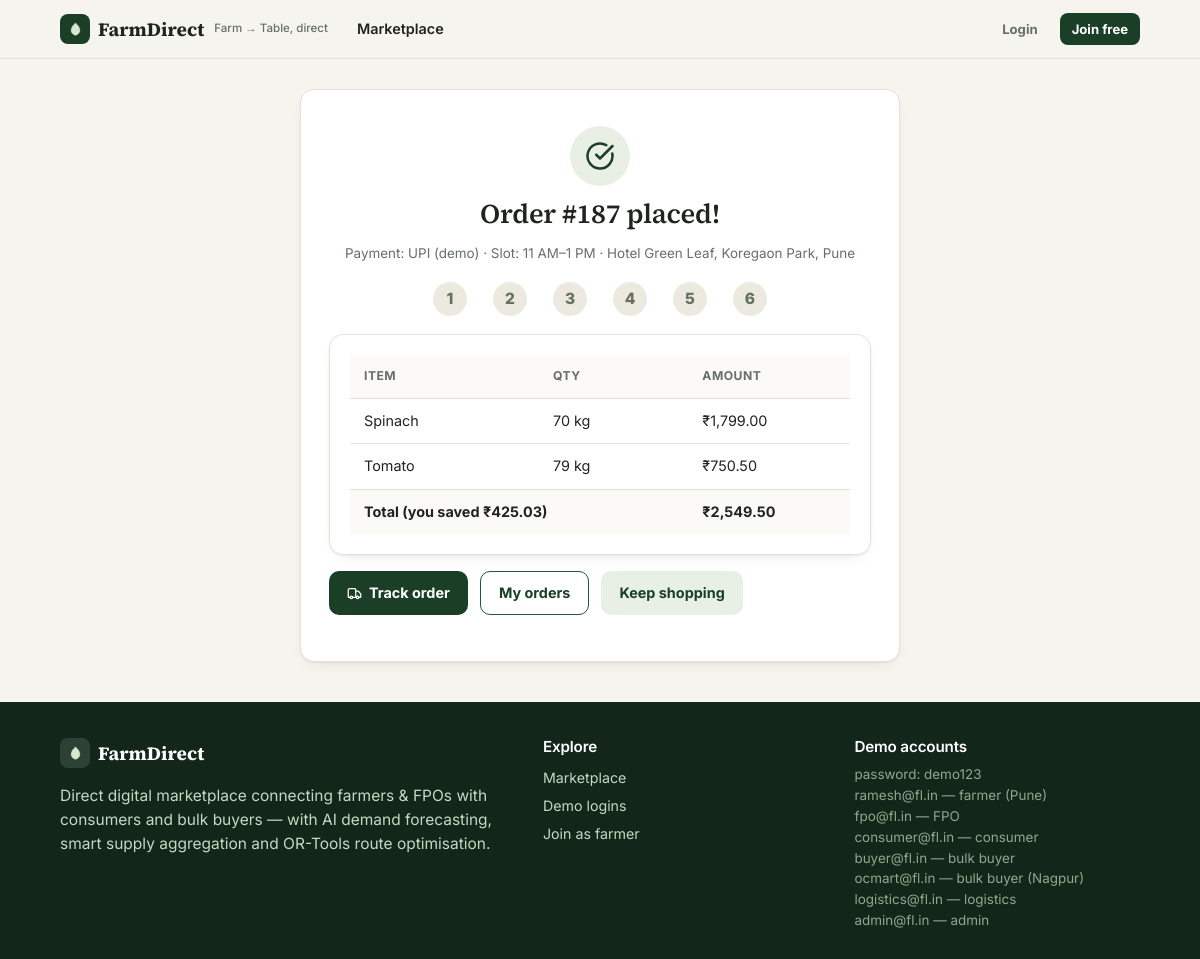
The app's page /order/187/success, older data.
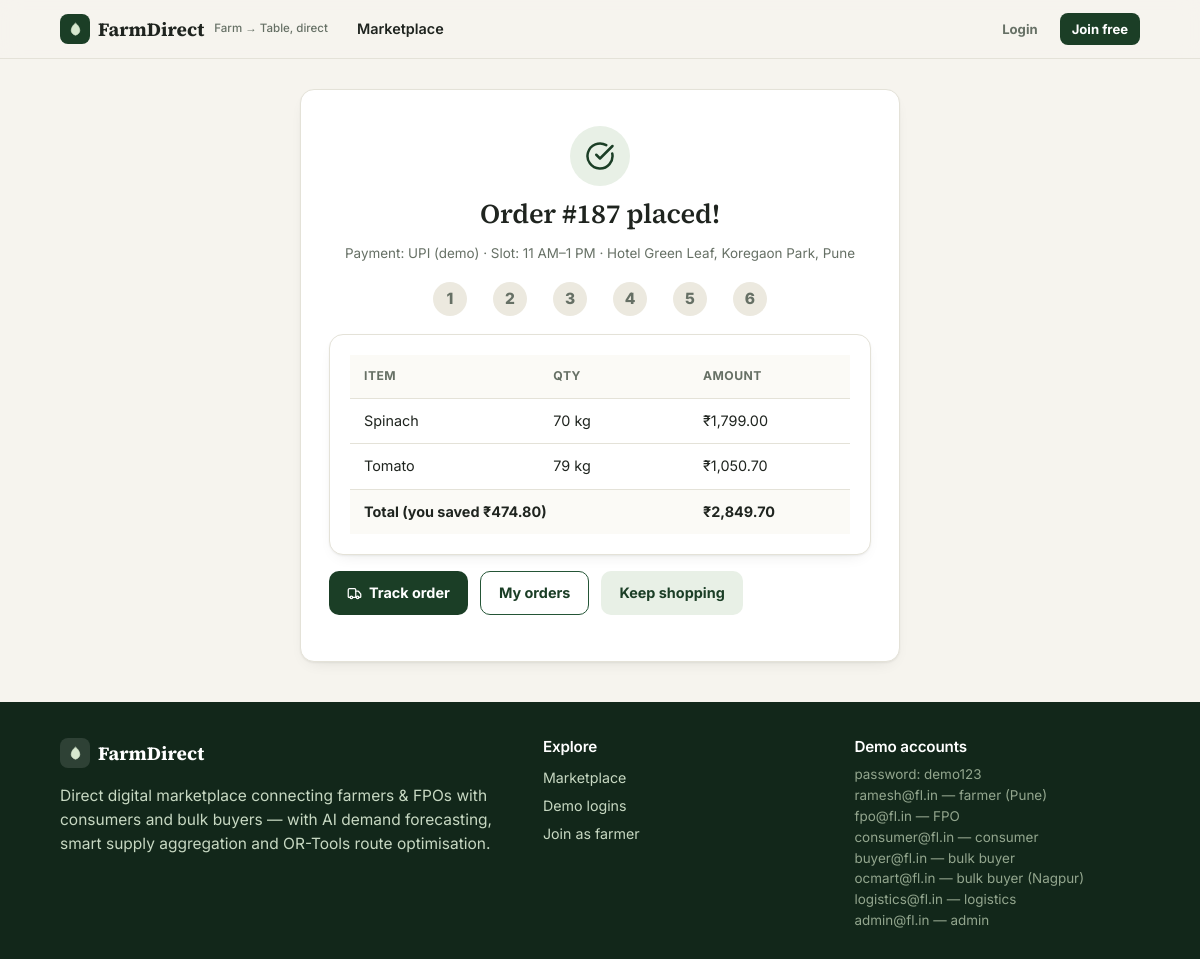
The same page, newer data.
### tables this page shows
CREATE TABLE order_items(
  id INTEGER PRIMARY KEY AUTOINCREMENT, order_id INTEGER REFERENCES orders(id),
  listing_id INTEGER REFERENCES listings(id), farmer_id INTEGER,
  crop_id INTEGER, crop_name TEXT, qty REAL, price REAL, amount REAL);

CREATE TABLE orders(
  id INTEGER PRIMARY KEY AUTOINCREMENT, buyer_id INTEGER REFERENCES users(id),
  buyer_type TEXT DEFAULT 'retail', status TEXT DEFAULT 'placed',
  subtotal REAL, savings REAL, delivery_fee REAL, total REAL,
  payment_mode TEXT DEFAULT 'UPI (demo)', address TEXT, lat REAL, lng REAL,
  depot_id INTEGER REFERENCES depots(id),
  slot TEXT, placed_on TEXT DEFAULT (date('now')),
  created_ts TEXT DEFAULT (datetime('now','localtime')));

### app.py (the view)
@app.route("/order/<int:oid>/success")
def order_success(oid):
    order = q("SELECT * FROM orders WHERE id=?", (oid,), one=True)
    if not order:
        return redirect(url_for("marketplace"))
    items = q("SELECT * FROM order_items WHERE order_id=?", (oid,))
    return render_template("order_success.html", order=order, items=items)

### app.py (called while the page is built)
def get_db():
    if "db" not in g:
        g.db = sqlite3.connect(DB)
        g.db.row_factory = sqlite3.Row
        g.db.execute("PRAGMA foreign_keys = ON")
    return g.db

@app.before_request
def set_today():
    g.today = date.today()

def q(sql, args=(), one=False):
    cur = get_db().execute(sql, args)
    rows = cur.fetchall()
    return (rows[0] if rows else None) if one else rows

def current_user():
    uid = session.get("uid")
    if not uid:
        return None
    if "cu" not in g:
        g.cu = q("SELECT * FROM users WHERE id=?", (uid,), one=True)
    return g.cu

def inr(v):
    try:
        v = round(float(v), 2)
    except (TypeError, ValueError):
        return "₹0"
    s = f"{v:,.2f}"
    whole, _, frac = s.partition(".")
    whole = whole.replace(",", "")
    if len(whole) > 3:
        head, tail = whole[:-3], whole[-3:]
        parts = []
        while len(head) > 2:
            parts.insert(0, head[-2:])
            head = head[:-2]
        if head:
            parts.insert(0, head)
        whole = ",".join(parts + [tail])
    return f"₹{whole}.{frac}"

### templates/order_success.html (shortened to what this page needs)
{% extends "base.html" %}
{% block content %}
<div class="wrap narrow">
  <div class="card success">
    <div class="success-mark">{{ icon('circle-check-big', 30) }}</div>
    <h1>Order #{{ order['id'] }} placed!</h1>
    <p class="fine">Payment: {{ order['payment_mode'] }} · Slot: {{ order['slot'] }} · {{ order['address'] }}</p>
    <div class="steps">
      {% for s in STEPS %}
      <div class="step-dot {{ 'done' if loop.first }}">{{ loop.index }}</div>
      {% endfor %}
    </div>
    <div class="card table-card">
      <table>
        <thead><tr><th>Item</th><th>Qty</th><th>Amount</th></tr></thead>
        <tbody>
          {% for it in items %}
          <tr><td>{{ it['crop_name'] }}</td><td>{{ '%g'|format(it['qty']) }} kg</td><td>{{ it['amount']|inr }}</td></tr>
          {% endfor %}
          <tr class="total-row"><td colspan="2"><b>Total (you saved {{ order['savings']|inr }})</b></td><td><b>{{ order['total']|inr }}</b></td></tr>
        </tbody>
      </table>
    </div>
    <div class="cta-row center">
      <a class="btn primary" href="{{ url_for('track', oid=order['id']) }}">{{ icon('truck', 15) }} Track order</a>
      <a class="btn outline" href="{{ url_for('orders') }}">My orders</a>
      <a class="btn soft" href="{{ url_for('marketplace') }}">Keep shopping</a>
    </div>
  </div>
</div>
{% endblock %}

Row changes from the older to the newer data that the page shows:
changed orders "UPI (demo)": savings|inr "₹425.03" → "₹474.80"; total|inr "₹2,549.50" → "₹2,849.70"
changed order_items "Tomato": amount|inr "₹750.50" → "₹1,050.70"
